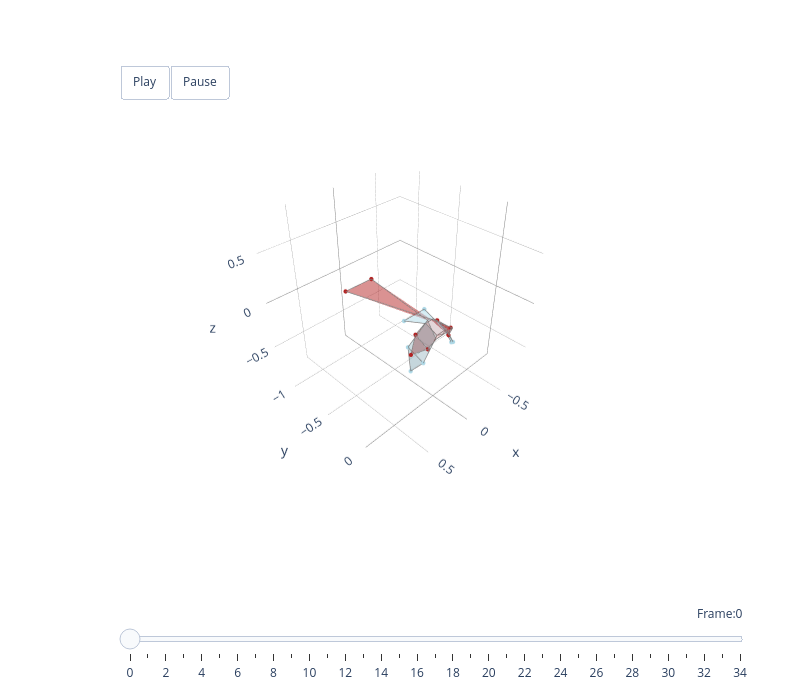

Notebook code for this chart:
### Markdown cell above
### Compare with Hawk Wingbeat overlaid

### Code cell
# Reconstruct hawk flight using original hawk PCs and mean shape
recon_left_hawk = reconstruct(Left_selected, principal_components, mu, components_list)
recon_right_hawk = reconstruct(Right_selected, principal_components, mu, components_list)
reconstructed_hawk = to_bilateral(recon_right_hawk, left=recon_left_hawk)

# Compare hawk flight (blue) vs species flight (red)
animate_plotly_compare(
    [approx_bird3d, hawk3d],
    [reconstructed_full[:35], reconstructed_hawk[:35]],
    colours=['firebrick', 'lightblue']
)

### Figure 1 — Plotly figure (JSON) as saved in the notebook; plotly's stock layout.template omitted (floating-point values rounded to 4 significant figures)
{"data": [{"color": "firebrick", "hoverinfo": "none", "opacity": 0.5, "type": "mesh3d", "x": [-0.2585, -0.1346, -0.1396], "y": [-0.05217, 0.02602, -0.1124], "z": [-0.2042, -0.1733, -0.09074]}, {"hoverinfo": "name", "line": {"color": "grey", "width": 1.5}, "mode": "lines", "name": "left_handwing firebrick", "type": "scatter3d", "x": [-0.2585, -0.1346, -0.1396, -0.2585], "y": [-0.05217, 0.02602, -0.1124, -0.05217], "z": [-0.2042, -0.1733, -0.09074, -0.2042]}, {"color": "firebrick", "hoverinfo": "none", "opacity": 0.5, "type": "mesh3d", "x": [0.2522, 0.1289, 0.1362], "y": [-0.05014, 0.02581, -0.11], "z": [-0.2059, -0.1735, -0.09199]}, {"hoverinfo": "name", "line": {"color": "grey", "width": 1.5}, "mode": "lines", "name": "right_handwing firebrick", "type": "scatter3d", "x": [0.2522, 0.1289, 0.1362, 0.2522], "y": [-0.05014, 0.02581, -0.11, -0.05014], "z": [-0.2059, -0.1735, -0.09199, -0.2059]}, {"color": "firebrick", "hoverinfo": "none", "opacity": 0.4, "type": "mesh3d", "x": [-0.1346, -0.1396, -0.0146, -0.1047], "y": [0.02602, -0.1124, -0.08842, 0.0883], "z": [-0.1733, -0.09074, 0.005491, -0.045]}, {"hoverinfo": "name", "line": {"color": "grey", "width": 1.5}, "mode": "lines", "name": "left_armwing firebrick", "type": "scatter3d", "x": [-0.1346, -0.1396, -0.0146, -0.1047, -0.1346], "y": [0.02602, -0.1124, -0.08842, 0.0883, 0.02602], "z": [-0.1733, -0.09074, 0.005491, -0.045, -0.1733]}, {"color": "firebrick", "hoverinfo": "none", "opacity": 0.4, "type": "mesh3d", "x": [0.1289, 0.1362, 0.0146, 0.1047], "y": [0.02581, -0.11, -0.08842, 0.0883], "z": [-0.1735, -0.09199, 0.005491, -0.045]}, {"hoverinfo": "name", "line": {"color": "grey", "width": 1.5}, "mode": "lines", "name": "right_armwing firebrick", "type": "scatter3d", "x": [0.1289, 0.1362, 0.0146, 0.1047, 0.1289], "y": [0.02581, -0.11, -0.08842, 0.0883, 0.02581], "z": [-0.1735, -0.09199, 0.005491, -0.045, -0.1735]}, {"color": "firebrick", "hoverinfo": "none", "opacity": 0.2, "type": "mesh3d", "x": [0.1047, -0.1047, -0.0146, 0.0146], "y": [0.0883, 0.0883, -0.08842, -0.08842], "z": [-0.045, -0.045, 0.005491, 0.005491]}, {"hoverinfo": "name", "line": {"color": "grey", "width": 1.5}, "mode": "lines", "name": "body firebrick", "type": "scatter3d", "x": [0.1047, -0.1047, -0.0146, 0.0146, 0.1047], "y": [0.0883, 0.0883, -0.08842, -0.08842, 0.0883], "z": [-0.045, -0.045, 0.005491, 0.005491, -0.045]}, {"color": "firebrick", "hoverinfo": "none", "opacity": 0.5, "type": "mesh3d", "x": [-0.1741, 0.1431, -0.0146, 0.0146], "y": [-0.9986, -1.009, -0.08842, -0.08842], "z": [-0.07995, -0.07929, 0.005491, 0.005491]}, {"hoverinfo": "name", "line": {"color": "grey", "width": 1.5}, "mode": "lines", "name": "tail firebrick", "type": "scatter3d", "x": [-0.1741, 0.1431, -0.0146, 0.0146, -0.1741], "y": [-0.9986, -1.009, -0.08842, -0.08842, -0.9986], "z": [-0.07995, -0.07929, 0.005491, 0.005491, -0.07995]}, {"hoverinfo": "none", "marker": {"color": "firebrick", "opacity": 1, "size": 2.5}, "mode": "markers", "type": "scatter3d", "x": [-0.2585, 0.2522, -0.1346, 0.1289, -0.1396, 0.1362, 0.1431, -0.1741], "y": [-0.05217, -0.05014, 0.02602, 0.02581, -0.1124, -0.11, -1.009, -0.9986], "z": [-0.2042, -0.2059, -0.1733, -0.1735, -0.09074, -0.09199, -0.07929, -0.07995]}, {"color": "lightblue", "hoverinfo": "none", "opacity": 0.5, "type": "mesh3d", "x": [-0.2727, -0.1977, -0.2193], "y": [-0.04279, 0.03331, -0.1261], "z": [-0.3738, -0.2823, -0.1893]}, {"hoverinfo": "name", "line": {"color": "grey", "width": 1.5}, "mode": "lines", "name": "left_handwing lightblue", "type": "scatter3d", "x": [-0.2727, -0.1977, -0.2193, -0.2727], "y": [-0.04279, 0.03331, -0.1261, -0.04279], "z": [-0.3738, -0.2823, -0.1893, -0.3738]}, {"color": "lightblue", "hoverinfo": "none", "opacity": 0.5, "type": "mesh3d", "x": [0.2629, 0.1884, 0.212], "y": [-0.03902, 0.03442, -0.1226], "z": [-0.375, -0.2838, -0.1907]}, {"hoverinfo": "name", "line": {"color": "grey", "width": 1.5}, "mode": "lines", "name": "right_handwing lightblue", "type": "scatter3d", "x": [0.2629, 0.1884, 0.212, 0.2629], "y": [-0.03902, 0.03442, -0.1226, -0.03902], "z": [-0.375, -0.2838, -0.1907, -0.375]}, {"color": "lightblue", "hoverinfo": "none", "opacity": 0.4, "type": "mesh3d", "x": [-0.1977, -0.2193, -0.05, -0.06], "y": [0.03331, -0.1261, -0.08, 0.06], "z": [-0.2823, -0.1893, -0.005, -0.045]}, {"hoverinfo": "name", "line": {"color": "grey", "width": 1.5}, "mode": "lines", "name": "left_armwing lightblue", "type": "scatter3d", "x": [-0.1977, -0.2193, -0.05, -0.06, -0.1977], "y": [0.03331, -0.1261, -0.08, 0.06, 0.03331], "z": [-0.2823, -0.1893, -0.005, -0.045, -0.2823]}, {"color": "lightblue", "hoverinfo": "none", "opacity": 0.4, "type": "mesh3d", "x": [0.1884, 0.212, 0.05, 0.06], "y": [0.03442, -0.1226, -0.08, 0.06], "z": [-0.2838, -0.1907, -0.005, -0.045]}, {"hoverinfo": "name", "line": {"color": "grey", "width": 1.5}, "mode": "lines", "name": "right_armwing lightblue", "type": "scatter3d", "x": [0.1884, 0.212, 0.05, 0.06, 0.1884], "y": [0.03442, -0.1226, -0.08, 0.06, 0.03442], "z": [-0.2838, -0.1907, -0.005, -0.045, -0.2838]}, {"color": "lightblue", "hoverinfo": "none", "opacity": 0.2, "type": "mesh3d", "x": [0.06, -0.06, -0.05, 0.05], "y": [0.06, 0.06, -0.08, -0.08], "z": [-0.045, -0.045, -0.005, -0.005]}, {"hoverinfo": "name", "line": {"color": "grey", "width": 1.5}, "mode": "lines", "name": "body lightblue", "type": "scatter3d", "x": [0.06, -0.06, -0.05, 0.05, 0.06], "y": [0.06, 0.06, -0.08, -0.08, 0.06], "z": [-0.045, -0.045, -0.005, -0.005, -0.045]}, {"color": "lightblue", "hoverinfo": "none", "opacity": 0.2, "type": "mesh3d", "x": [0.06, 3.743e-05, -0.06], "y": [0.06, 0.0705, 0.06], "z": [-0.045, -0.0617, -0.045]}, {"hoverinfo": "name", "line": {"color": "grey", "width": 1.5}, "mode": "lines", "name": "head lightblue", "type": "scatter3d", "x": [0.06, 3.743e-05, -0.06, 0.06], "y": [0.06, 0.0705, 0.06, 0.06], "z": [-0.045, -0.0617, -0.045, -0.045]}, {"color": "lightblue", "hoverinfo": "none", "opacity": 0.5, "type": "mesh3d", "x": [0.1212, -0.13, -0.05, 0.05], "y": [-0.2597, -0.2573, -0.08, -0.08], "z": [-0.03651, -0.03946, -0.005, -0.005]}, {"hoverinfo": "name", "line": {"color": "grey", "width": 1.5}, "mode": "lines", "name": "tail lightblue", "type": "scatter3d", "x": [0.1212, -0.13, -0.05, 0.05, 0.1212], "y": [-0.2597, -0.2573, -0.08, -0.08, -0.2597], "z": [-0.03651, -0.03946, -0.005, -0.005, -0.03651]}, {"hoverinfo": "none", "marker": {"color": "lightblue", "opacity": 1, "size": 2.5}, "mode": "markers", "type": "scatter3d", "x": [-0.2727, 0.2629, -0.1977, 0.1884, -0.2193, 0.212, -0.13, 0.1212], "y": [-0.04279, -0.03902, 0.03331, 0.03442, -0.1261, -0.1226, -0.2573, -0.2597], "z": [-0.3738, -0.375, -0.2823, -0.2838, -0.1893, -0.1907, -0.03946, -0.03651]}], "layout": {"height": 700, "margin": {"b": 100, "l": 50, "r": 50, "t": 100}, "scene": {"aspectmode": "cube", "aspectratio": {"x": 1, "y": 1, "z": 1}, "camera": {"eye": {"x": 1.5, "y": 1.5, "z": 1.5}, "up": {"x": 0, "y": 0, "z": 1}}, "domain": {"x": [0, 1], "y": [0.1, 1]}, "xaxis": {"backgroundcolor": "white", "dtick": 0.5, "gridcolor": "grey", "gridwidth": 0.5, "range": [-0.8302, 0.8302], "showbackground": true, "tick0": 0, "zerolinecolor": "grey"}, "yaxis": {"backgroundcolor": "white", "dtick": 0.5, "gridcolor": "grey", "gridwidth": 0.5, "range": [-1.259, 0.4012], "showbackground": true, "tick0": 0, "zerolinecolor": "grey"}, "zaxis": {"backgroundcolor": "white", "dtick": 0.5, "gridcolor": "grey", "gridwidth": 0.5, "range": [-0.8302, 0.8302], "showbackground": true, "tick0": 0, "zerolinecolor": "grey"}}, "showlegend": false, "sliders": [{"active": 0, "currentvalue": {"font": {"size": 12}, "prefix": "Frame:", "visible": true, "xanchor": "right"}, "len": 0.9, "pad": {"b": 10, "t": 50}, "steps": [{"args": [[0], {"frame": {"duration": 300, "redraw": true}, "mode": "immediate", "transition": {"duration": 300}}], "label": "0", "method": "animate"}, {"args": [[1], {"frame": {"duration": 300, "redraw": true}, "mode": "immediate", "transition": {"duration": 300}}], "label": "1", "method": "animate"}, {"args": [[2], {"frame": {"duration": 300, "redraw": true}, "mode": "immediate", "transition": {"duration": 300}}], "label": "2", "method": "animate"}, {"args": [[3], {"frame": {"duration": 300, "redraw": true}, "mode": "immediate", "transition": {"duration": 300}}], "label": "3", "method": "animate"}, {"args": [[4], {"frame": {"duration": 300, "redraw": true}, "mode": "immediate", "transition": {"duration": 300}}], "label": "4", "method": "animate"}, {"args": [[5], {"frame": {"duration": 300, "redraw": true}, "mode": "immediate", "transition": {"duration": 300}}], "label": "5", "method": "animate"}, {"args": [[6], {"frame": {"duration": 300, "redraw": true}, "mode": "immediate", "transition": {"duration": 300}}], "label": "6", "method": "animate"}, {"args": [[7], {"frame": {"duration": 300, "redraw": true}, "mode": "immediate", "transition": {"duration": 300}}], "label": "7", "method": "animate"}, {"args": [[8], {"frame": {"duration": 300, "redraw": true}, "mode": "immediate", "transition": {"duration": 300}}], "label": "8", "method": "animate"}, {"args": [[9], {"frame": {"duration": 300, "redraw": true}, "mode": "immediate", "transition": {"duration": 300}}], "label": "9", "method": "animate"}, {"args": [[10], {"frame": {"duration": 300, "redraw": true}, "mode": "immediate", "transition": {"duration": 300}}], "label": "10", "method": "animate"}, {"args": [[11], {"frame": {"duration": 300, "redraw": true}, "mode": "immediate", "transition": {"duration": 300}}], "label": "11", "method": "animate"}, {"args": [[12], {"frame": {"duration": 300, "redraw": true}, "mode": "immediate", "transition": {"duration": 300}}], "label": "12", "method": "animate"}, {"args": [[13], {"frame": {"duration": 300, "redraw": true}, "mode": "immediate", "transition": {"duration": 300}}], "label": "13", "method": "animate"}, {"args": [[14], {"frame": {"duration": 300, "redraw": true}, "mode": "immediate", "transition": {"duration": 300}}], "label": "14", "method": "animate"}, {"args": [[15], {"frame": {"duration": 300, "redraw": true}, "mode": "immediate", "transition": {"duration": 300}}], "label": "15", "method": "animate"}, {"args": [[16], {"frame": {"duration": 300, "redraw": true}, "mode": "immediate", "transition": {"duration": 300}}], "label": "16", "method": "animate"}, {"args": [[17], {"frame": {"duration": 300, "redraw": true}, "mode": "immediate", "transition": {"duration": 300}}], "label": "17", "method": "animate"}, {"args": [[18], {"frame": {"duration": 300, "redraw": true}, "mode": "immediate", "transition": {"duration": 300}}], "label": "18", "method": "animate"}, {"args": [[19], {"frame": {"duration": 300, "redraw": true}, "mode": "immediate", "transition": {"duration": 300}}], "label": "19", "method": "animate"}, {"args": [[20], {"frame": {"duration": 300, "redraw": true}, "mode": "immediate", "transition": {"duration": 300}}], "label": "20", "method": "animate"}, {"args": [[21], {"frame": {"duration": 300, "redraw": true}, "mode": "immediate", "transition": {"duration": 300}}], "label": "21", "method": "animate"}, {"args": [[22], {"frame": {"duration": 300, "redraw": true}, "mode": "immediate", "transition": {"duration": 300}}], "label": "22", "method": "animate"}, {"args": [[23], {"frame": {"duration": 300, "redraw": true}, "mode": "immediate", "transition": {"duration": 300}}], "label": "23", "method": "animate"}, {"args": [[24], {"frame": {"duration": 300, "redraw": true}, "mode": "immediate", "transition": {"duration": 300}}], "label": "24", "method": "animate"}, {"args": [[25], {"frame": {"duration": 300, "redraw": true}, "mode": "immediate", "transition": {"duration": 300}}], "label": "25", "method": "animate"}, {"args": [[26], {"frame": {"duration": 300, "redraw": true}, "mode": "immediate", "transition": {"duration": 300}}], "label": "26", "method": "animate"}, {"args": [[27], {"frame": {"duration": 300, "redraw": true}, "mode": "immediate", "transition": {"duration": 300}}], "label": "27", "method": "animate"}, {"args": [[28], {"frame": {"duration": 300, "redraw": true}, "mode": "immediate", "transition": {"duration": 300}}], "label": "28", "method": "animate"}, {"args": [[29], {"frame": {"duration": 300, "redraw": true}, "mode": "immediate", "transition": {"duration": 300}}], "label": "29", "method": "animate"}, {"args": [[30], {"frame": {"duration": 300, "redraw": true}, "mode": "immediate", "transition": {"duration": 300}}], "label": "30", "method": "animate"}, {"args": [[31], {"frame": {"duration": 300, "redraw": true}, "mode": "immediate", "transition": {"duration": 300}}], "label": "31", "method": "animate"}, {"args": [[32], {"frame": {"duration": 300, "redraw": true}, "mode": "immediate", "transition": {"duration": 300}}], "label": "32", "method": "animate"}, {"args": [[33], {"frame": {"duration": 300, "redraw": true}, "mode": "immediate", "transition": {"duration": 300}}], "label": "33", "method": "animate"}, {"args": [[34], {"frame": {"duration": 300, "redraw": true}, "mode": "immediate", "transition": {"duration": 300}}], "label": "34", "method": "animate"}], "transition": {"duration": 300, "easing": "cubic-in-out"}, "x": 0.1, "xanchor": "left", "y": 0, "yanchor": "top"}], "updatemenus": [{"buttons": [{"args": [null, {"frame": {"duration": 100, "redraw": true}, "mode": "immediate"}], "label": "Play", "method": "animate"}, {"args": [[null], {"frame": {"duration": 0, "redraw": true}, "mode": "immediate"}], "label": "Pause", "method": "animate"}], "direction": "left", "pad": {"r": 10, "t": 10}, "showactive": false, "type": "buttons", "x": 0.1, "xanchor": "left", "y": 1.1, "yanchor": "top"}], "width": 800}}
